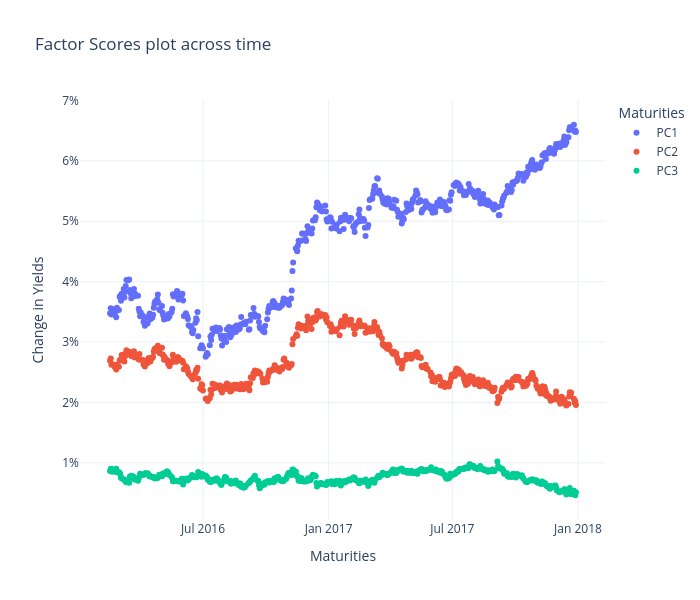

Source (notebook cell):
### Code cell
fig_fcs = go.Figure()

for fcs in factor_scores_df.columns:
    fig_fcs.add_trace(
        go.Scatter(
            x=factor_scores_df.index,
            y=factor_scores_df[fcs],
            mode='markers',
            text=[f"{p:.2f}%" for p in factor_scores_df[fcs]],
            name=fcs,
        )
    )
    
    fig_fcs.update_layout(
        title='Factor Scores plot across time',
        xaxis={'title': 'Maturities'},
        yaxis={'title': 'Change in Yields', 'ticksuffix': '%'},
        legend={'title': 'Maturities'},
        template='plotly_white',
        width=700,
        height=600,
    )

fig_fcs.show()

### Figure 1 — Plotly figure (JSON) as saved in the notebook; plotly's stock layout.template omitted (floating-point values rounded to 4 significant figures; data arrays with more than 128 entries replaced by an {"elided": "..."} marker saying what was removed)
{"data": [{"mode": "markers", "name": "PC1", "text": {"elided": "471 str values"}, "x": {"elided": "471 str values"}, "y": {"elided": "471 float values"}, "type": "scatter"}, {"mode": "markers", "name": "PC2", "text": {"elided": "471 str values"}, "x": {"elided": "471 str values"}, "y": {"elided": "471 float values"}, "type": "scatter"}, {"mode": "markers", "name": "PC3", "text": {"elided": "471 str values"}, "x": {"elided": "471 str values"}, "y": {"elided": "471 float values"}, "type": "scatter"}], "layout": {"yaxis": {"title": {"text": "Change in Yields"}, "ticksuffix": "%"}, "title": {"text": "Factor Scores plot across time"}, "xaxis": {"title": {"text": "Maturities"}}, "legend": {"title": {"text": "Maturities"}}, "width": 700, "height": 600}}
